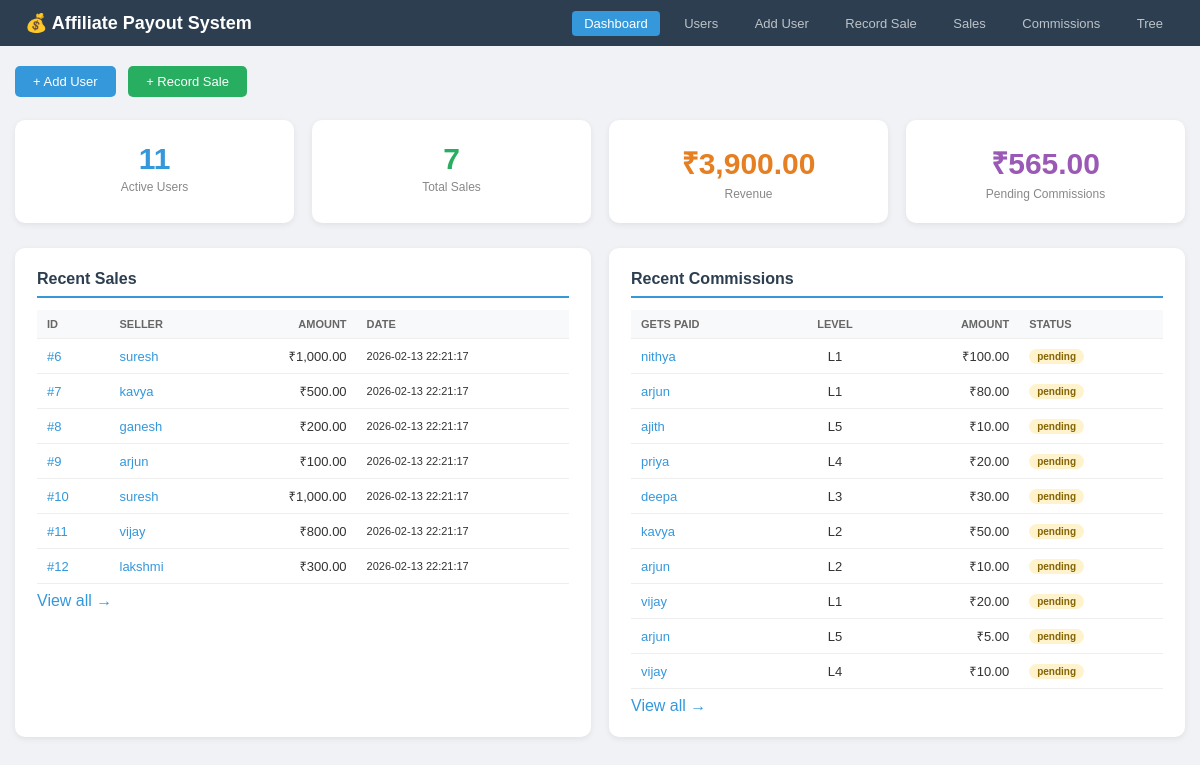
The page / on the database its author committed.
### tables this page shows
CREATE TABLE `sales` (
  `id` int(10) UNSIGNED NOT NULL,
  `user_id` int(10) UNSIGNED NOT NULL,
  `amount` decimal(12,2) NOT NULL,
  `description` varchar(500) DEFAULT NULL,
  `status` enum('pending','completed','refunded','cancelled') NOT NULL DEFAULT 'completed',
  `created_at` datetime NOT NULL DEFAULT current_timestamp()
);

CREATE TABLE `users` (
  `id` int(10) UNSIGNED NOT NULL,
  `username` varchar(50) NOT NULL,
  `email` varchar(255) NOT NULL,
  `full_name` varchar(100) NOT NULL DEFAULT '',
  `parent_id` int(10) UNSIGNED DEFAULT NULL,
  `status` enum('active','inactive','suspended') NOT NULL DEFAULT 'active',
  `created_at` datetime NOT NULL DEFAULT current_timestamp()
);

CREATE TABLE `commissions` (
  `id` int(10) UNSIGNED NOT NULL,
  `sale_id` int(10) UNSIGNED NOT NULL,
  `beneficiary_id` int(10) UNSIGNED NOT NULL,
  `source_user_id` int(10) UNSIGNED NOT NULL,
  `level` tinyint(3) UNSIGNED NOT NULL,
  `sale_amount` decimal(12,2) NOT NULL,
  `commission_rate` decimal(5,2) NOT NULL,
  `commission_amount` decimal(12,2) NOT NULL,
  `status` enum('pending','paid','cancelled') NOT NULL DEFAULT 'pending',
  `created_at` datetime NOT NULL DEFAULT current_timestamp(),
  `paid_at` datetime DEFAULT NULL
);

### index.php (the view, shortened to what this page needs)
<?php
require_once 'database/db.php';
$r = mysqli_query($conn, "SELECT COUNT(*) as cnt FROM users WHERE status='active'");
$total_users = mysqli_fetch_assoc($r)['cnt'];
$r = mysqli_query($conn, "SELECT COUNT(*) as cnt, COALESCE(SUM(amount),0) as total FROM sales WHERE status='completed'");
$d = mysqli_fetch_assoc($r);
$total_sales = $d['cnt'];
$total_revenue = $d['total'];
$r = mysqli_query($conn, "SELECT COALESCE(SUM(commission_amount),0) as total FROM commissions WHERE status='pending'");
$pending_comm = mysqli_fetch_assoc($r)['total'];
$r = mysqli_query($conn, "SELECT s.*, u.username
                           FROM sales s
                           JOIN users u ON u.id = s.user_id
                           ORDER BY s.created_at DESC LIMIT 10");
$recent_sales = array();
while ($row = mysqli_fetch_assoc($r)) {
    $recent_sales[] = $row;
}
$r = mysqli_query($conn, "SELECT c.*, u1.username as who_gets, u2.username as from_sale_by
                           FROM commissions c
                           JOIN users u1 ON u1.id = c.beneficiary_id
                           JOIN users u2 ON u2.id = c.source_user_id
                           ORDER BY c.created_at DESC LIMIT 10");
$recent_comms = array();
while ($row = mysqli_fetch_assoc($r)) {
    $recent_comms[] = $row;
}
?>
<!DOCTYPE html>
<html lang="en">
<head>
</head>
<body>
<div class="topbar">
    <h1>💰 Affiliate Payout System</h1>
    <div>
        <a href="index.php" class="on">Dashboard</a>
        <a href="view_users.php">Users</a>
        <a href="add_user.php">Add User</a>
        <a href="record_sale.php">Record Sale</a>
        <a href="view_sales.php">Sales</a>
        <a href="view_commissions.php">Commissions</a>
        <a href="tree_view.php">Tree</a>
    </div>
</div>
<div class="wrap">
    <div class="actions">
        <a href="add_user.php" class="bg-blue">+ Add User</a>
        <a href="record_sale.php" class="bg-green">+ Record Sale</a>
    </div>
    <div class="boxes">
        <div class="box"><div class="num" style="color:#3498db"><?php echo $total_users; ?></div><div class="lbl">Active Users</div></div>
        <div class="box"><div class="num" style="color:#27ae60"><?php echo $total_sales; ?></div><div class="lbl">Total Sales</div></div>
        <div class="box"><div class="num" style="color:#e67e22">₹<?php echo number_format($total_revenue,2); ?></div><div class="lbl">Revenue</div></div>
        <div class="box"><div class="num" style="color:#9b59b6">₹<?php echo number_format($pending_comm,2); ?></div><div class="lbl">Pending Commissions</div></div>
    </div>
    <div class="row2">
        <div class="card">
            <h2>Recent Sales</h2>
            <?php if (count($recent_sales) == 0): ?>
                <p class="muted">No sales yet. <a href="record_sale.php" class="lk">Record one →</a></p>
            <?php else: ?>
            <table>
                <tr><th>ID</th><th>Seller</th><th class="r">Amount</th><th>Date</th></tr>
                <?php foreach($recent_sales as $s): ?>
                <tr>
                    <td><a class="lk" href="sale_detail.php?id=<?php echo $s['id']; ?>">#<?php echo $s['id']; ?></a></td>
                    <td><a class="lk" href="user_detail.php?id=<?php echo $s['user_id']; ?>"><?php echo htmlspecialchars($s['username']); ?></a></td>
                    <td class="r">₹<?php echo number_format($s['amount'],2); ?></td>
                    <td class="sm"><?php echo $s['created_at']; ?></td>
                </tr>
                <?php endforeach; ?>
            </table>
            <p style="margin-top:8px"><a class="lk" href="view_sales.php">View all →</a></p>
            <?php endif; ?>
        </div>
        <div class="card">
            <h2>Recent Commissions</h2>
            <?php if (count($recent_comms) == 0): ?>
                <p class="muted">No commissions yet.</p>
            <?php else: ?>
            <table>
                <tr><th>Gets Paid</th><th class="c">Level</th><th class="r">Amount</th><th>Status</th></tr>
                <?php foreach($recent_comms as $c): ?>
                <tr>
                    <td><a class="lk" href="user_detail.php?id=<?php echo $c['beneficiary_id']; ?>"><?php echo htmlspecialchars($c['who_gets']); ?></a></td>
                    <td class="c">L<?php echo $c['level']; ?></td>
                    <td class="r">₹<?php echo number_format($c['commission_amount'],2); ?></td>
                    <td><span class="pill pill-y"><?php echo $c['status']; ?></span></td>
                </tr>
                <?php endforeach; ?>
            </table>
            <p style="margin-top:8px"><a class="lk" href="view_commissions.php">View all →</a></p>
            <?php endif; ?>
        </div>
    </div>
</div>
</body>
</html>

### index.php (style rules this page uses)
* { box-sizing: border-box; margin: 0; padding: 0; }
body { font-family: Arial, sans-serif; background: #f0f2f5; color: #333; }
.topbar { background: #2c3e50; padding: 12px 25px; display: flex; justify-content: space-between; align-items: center; flex-wrap: wrap; }
.topbar h1 { color: #fff; font-size: 18px; }
.topbar a { color: #bdc3c7; text-decoration: none; font-size: 13px; padding: 5px 12px; border-radius: 4px; margin-left: 8px; }
.topbar a.on { background: #3498db; color: #fff; }
.wrap { max-width: 1200px; margin: 20px auto; padding: 0 15px; }
.actions { margin-bottom: 18px; }
.actions a { display: inline-block; padding: 8px 18px; color: #fff; text-decoration: none; border-radius: 5px; font-size: 13px; margin-right: 8px; margin-bottom: 5px; }
.bg-blue { background: #3498db; }
.bg-green { background: #27ae60; }
.boxes { display: grid; grid-template-columns: repeat(auto-fit, minmax(180px,1fr)); gap: 18px; margin-bottom: 25px; }
.box { background: #fff; padding: 22px; border-radius: 10px; box-shadow: 0 2px 6px rgba(0,0,0,0.07); text-align: center; }
.box .num { font-size: 30px; font-weight: bold; }
.box .lbl { font-size: 12px; color: #888; margin-top: 4px; }
.row2 { display: grid; grid-template-columns: 1fr 1fr; gap: 18px; }
.card { background: #fff; padding: 22px; border-radius: 10px; box-shadow: 0 2px 6px rgba(0,0,0,0.07); margin-bottom: 18px; }
.card h2 { font-size: 16px; color: #2c3e50; margin-bottom: 12px; padding-bottom: 8px; border-bottom: 2px solid #3498db; }
table { width: 100%; border-collapse: collapse; }
th, td { padding: 8px 10px; text-align: left; border-bottom: 1px solid #eee; font-size: 13px; }
th { background: #f8f9fa; color: #666; font-size: 11px; text-transform: uppercase; font-weight: 600; }
.r { text-align: right; }
.c { text-align: center; }
.sm { font-size: 11px; }
.pill { display: inline-block; padding: 2px 8px; border-radius: 10px; font-size: 10px; font-weight: bold; }
.pill-y { background: #fff3cd; color: #856404; }
a.lk { color: #3498db; text-decoration: none; }

### rows shown on the page
sales: id "6", user.username "suresh", amount "1,000.00", created_at "2026-02-13 22:21:17"
sales: id "7", user.username "kavya", amount "500.00", created_at "2026-02-13 22:21:17"
sales: id "8", user.username "ganesh", amount "200.00", created_at "2026-02-13 22:21:17"
sales: id "9", user.username "arjun", amount "100.00", created_at "2026-02-13 22:21:17"
sales: id "10", user.username "suresh", amount "1,000.00", created_at "2026-02-13 22:21:17"
sales: id "11", user.username "vijay", amount "800.00", created_at "2026-02-13 22:21:17"
sales: id "12", user.username "lakshmi", amount "300.00", created_at "2026-02-13 22:21:17"
commissions: beneficiary.username "nithya", level "1", commission_amount "100.00", status "pending"
commissions: beneficiary.username "arjun", level "1", commission_amount "80.00", status "pending"
commissions: beneficiary.username "ajith", level "5", commission_amount "10.00", status "pending"
commissions: beneficiary.username "priya", level "4", commission_amount "20.00", status "pending"
commissions: beneficiary.username "deepa", level "3", commission_amount "30.00", status "pending"
commissions: beneficiary.username "kavya", level "2", commission_amount "50.00", status "pending"
commissions: beneficiary.username "arjun", level "2", commission_amount "10.00", status "pending"
commissions: beneficiary.username "vijay", level "1", commission_amount "20.00", status "pending"
commissions: beneficiary.username "arjun", level "5", commission_amount "5.00", status "pending"
commissions: beneficiary.username "vijay", level "4", commission_amount "10.00", status "pending"

### other values the page prints
$total_users "11"
$total_sales "7"
$total_revenue "3,900.00"
$pending_comm "565.00"
